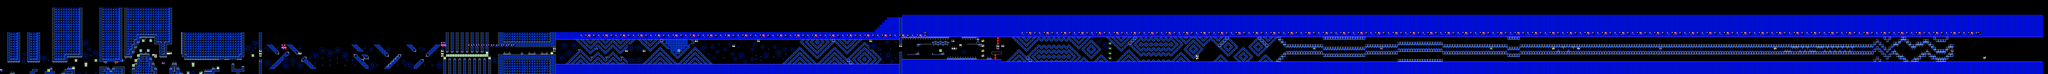

A 2D game scene composited from a Tiled map and its tileset images. What follows is a short description and the map's XML, with each tile layer's data collapsed to a summary:
An orthogonal 822x30 tile map with 16x16 px tiles, 2 tile layers (SP, ...), 2 tilesets.

<map version="1.10" tiledversion="1.11.1" orientation="orthogonal" renderorder="right-down" width="822" height="30" tilewidth="16" tileheight="16" infinite="0" nextlayerid="3" nextobjectid="1">
 <editorsettings>
  <chunksize width="16" height="27" />
  <export format="csv" />
 </editorsettings>
 <tileset firstgid="1" name="famidash" tilewidth="16" tileheight="16" tilecount="256" columns="16">
  <image source="../../../GRAPHICS/famidash.bmp" width="256" height="256" />
 </tileset>
 <tileset firstgid="257" name="sprites" tilewidth="16" tileheight="16" tilecount="256" columns="16">
  <image source="../../../GRAPHICS/sprites.png" width="256" height="256" />
 </tileset>
 <layer id="1" width="822" height="30">
  <data>[24660 cells, 24600 non-empty, 95 distinct tile ids]</data>
 </layer>
 <layer id="2" name="SP" width="822" height="30">
  <data>[24660 cells, 419 non-empty, 34 distinct tile ids]</data>
 </layer>
</map>
